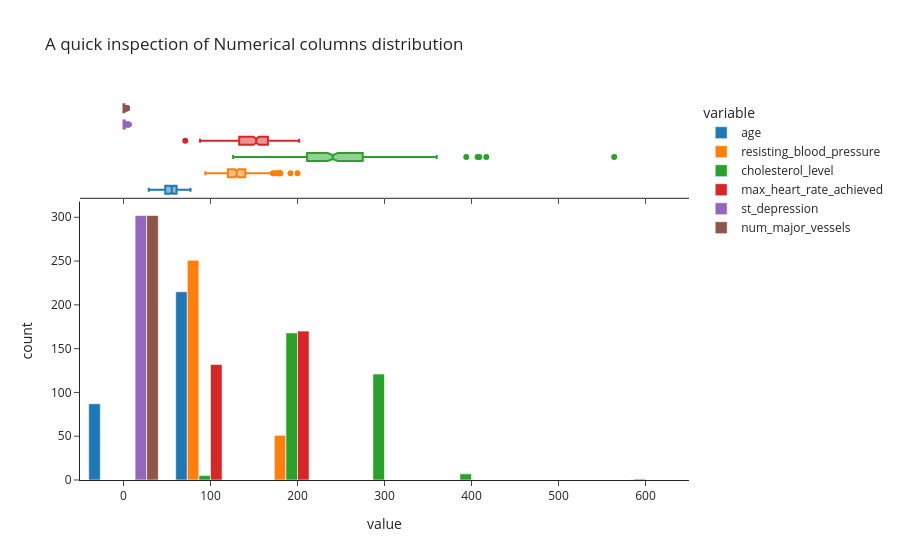

Source (notebook cell):
### Code cell
px.histogram(df, x =numerical_columns, template = 'simple_white', 
             title = 'A quick inspection of Numerical columns distribution',
              marginal = 'box' , barmode='group', nbins=10,)# barmode='group'

### Figure 1 — Plotly figure (JSON) as saved in the notebook; plotly's stock layout.template omitted (floating-point values rounded to 4 significant figures; data arrays with more than 128 entries replaced by an {"elided": "..."} marker saying what was removed)
{"data": [{"alignmentgroup": "True", "bingroup": "x", "hovertemplate": "variable=age<br>value=%{x}<br>count=%{y}<extra></extra>", "legendgroup": "age", "marker": {"color": "#1F77B4", "pattern": {"shape": ""}}, "name": "age", "nbinsx": 10, "offsetgroup": "age", "orientation": "v", "showlegend": true, "type": "histogram", "x": {"elided": "302 float values"}, "xaxis": "x", "yaxis": "y"}, {"alignmentgroup": "True", "hovertemplate": "variable=age<br>value=%{x}<extra></extra>", "legendgroup": "age", "marker": {"color": "#1F77B4"}, "name": "age", "notched": true, "offsetgroup": "age", "showlegend": false, "type": "box", "x": {"elided": "302 float values"}, "xaxis": "x2", "yaxis": "y2"}, {"alignmentgroup": "True", "bingroup": "x", "hovertemplate": "variable=resisting_blood_pressure<br>value=%{x}<br>count=%{y}<extra></extra>", "legendgroup": "resisting_blood_pressure", "marker": {"color": "#FF7F0E", "pattern": {"shape": ""}}, "name": "resisting_blood_pressure", "nbinsx": 10, "offsetgroup": "resisting_blood_pressure", "orientation": "v", "showlegend": true, "type": "histogram", "x": {"elided": "302 float values"}, "xaxis": "x", "yaxis": "y"}, {"alignmentgroup": "True", "hovertemplate": "variable=resisting_blood_pressure<br>value=%{x}<extra></extra>", "legendgroup": "resisting_blood_pressure", "marker": {"color": "#FF7F0E"}, "name": "resisting_blood_pressure", "notched": true, "offsetgroup": "resisting_blood_pressure", "showlegend": false, "type": "box", "x": {"elided": "302 float values"}, "xaxis": "x2", "yaxis": "y2"}, {"alignmentgroup": "True", "bingroup": "x", "hovertemplate": "variable=cholesterol_level<br>value=%{x}<br>count=%{y}<extra></extra>", "legendgroup": "cholesterol_level", "marker": {"color": "#2CA02C", "pattern": {"shape": ""}}, "name": "cholesterol_level", "nbinsx": 10, "offsetgroup": "cholesterol_level", "orientation": "v", "showlegend": true, "type": "histogram", "x": {"elided": "302 float values"}, "xaxis": "x", "yaxis": "y"}, {"alignmentgroup": "True", "hovertemplate": "variable=cholesterol_level<br>value=%{x}<extra></extra>", "legendgroup": "cholesterol_level", "marker": {"color": "#2CA02C"}, "name": "cholesterol_level", "notched": true, "offsetgroup": "cholesterol_level", "showlegend": false, "type": "box", "x": {"elided": "302 float values"}, "xaxis": "x2", "yaxis": "y2"}, {"alignmentgroup": "True", "bingroup": "x", "hovertemplate": "variable=max_heart_rate_achieved<br>value=%{x}<br>count=%{y}<extra></extra>", "legendgroup": "max_heart_rate_achieved", "marker": {"color": "#D62728", "pattern": {"shape": ""}}, "name": "max_heart_rate_achieved", "nbinsx": 10, "offsetgroup": "max_heart_rate_achieved", "orientation": "v", "showlegend": true, "type": "histogram", "x": {"elided": "302 float values"}, "xaxis": "x", "yaxis": "y"}, {"alignmentgroup": "True", "hovertemplate": "variable=max_heart_rate_achieved<br>value=%{x}<extra></extra>", "legendgroup": "max_heart_rate_achieved", "marker": {"color": "#D62728"}, "name": "max_heart_rate_achieved", "notched": true, "offsetgroup": "max_heart_rate_achieved", "showlegend": false, "type": "box", "x": {"elided": "302 float values"}, "xaxis": "x2", "yaxis": "y2"}, {"alignmentgroup": "True", "bingroup": "x", "hovertemplate": "variable=st_depression<br>value=%{x}<br>count=%{y}<extra></extra>", "legendgroup": "st_depression", "marker": {"color": "#9467BD", "pattern": {"shape": ""}}, "name": "st_depression", "nbinsx": 10, "offsetgroup": "st_depression", "orientation": "v", "showlegend": true, "type": "histogram", "x": {"elided": "302 float values"}, "xaxis": "x", "yaxis": "y"}, {"alignmentgroup": "True", "hovertemplate": "variable=st_depression<br>value=%{x}<extra></extra>", "legendgroup": "st_depression", "marker": {"color": "#9467BD"}, "name": "st_depression", "notched": true, "offsetgroup": "st_depression", "showlegend": false, "type": "box", "x": {"elided": "302 float values"}, "xaxis": "x2", "yaxis": "y2"}, {"alignmentgroup": "True", "bingroup": "x", "hovertemplate": "variable=num_major_vessels<br>value=%{x}<br>count=%{y}<extra></extra>", "legendgroup": "num_major_vessels", "marker": {"color": "#8C564B", "pattern": {"shape": ""}}, "name": "num_major_vessels", "nbinsx": 10, "offsetgroup": "num_major_vessels", "orientation": "v", "showlegend": true, "type": "histogram", "x": {"elided": "302 float values"}, "xaxis": "x", "yaxis": "y"}, {"alignmentgroup": "True", "hovertemplate": "variable=num_major_vessels<br>value=%{x}<extra></extra>", "legendgroup": "num_major_vessels", "marker": {"color": "#8C564B"}, "name": "num_major_vessels", "notched": true, "offsetgroup": "num_major_vessels", "showlegend": false, "type": "box", "x": {"elided": "302 float values"}, "xaxis": "x2", "yaxis": "y2"}], "layout": {"barmode": "group", "legend": {"title": {"text": "variable"}, "tracegroupgap": 0}, "title": {"text": "A quick inspection of Numerical columns distribution"}, "xaxis": {"anchor": "y", "domain": [0, 1], "title": {"text": "value"}}, "xaxis2": {"anchor": "y2", "domain": [0, 1], "matches": "x", "showticklabels": false}, "yaxis": {"anchor": "x", "domain": [0, 0.7326], "title": {"text": "count"}}, "yaxis2": {"anchor": "x2", "domain": [0.7426, 1], "matches": "y2", "showline": false, "showticklabels": false, "ticks": ""}}}
